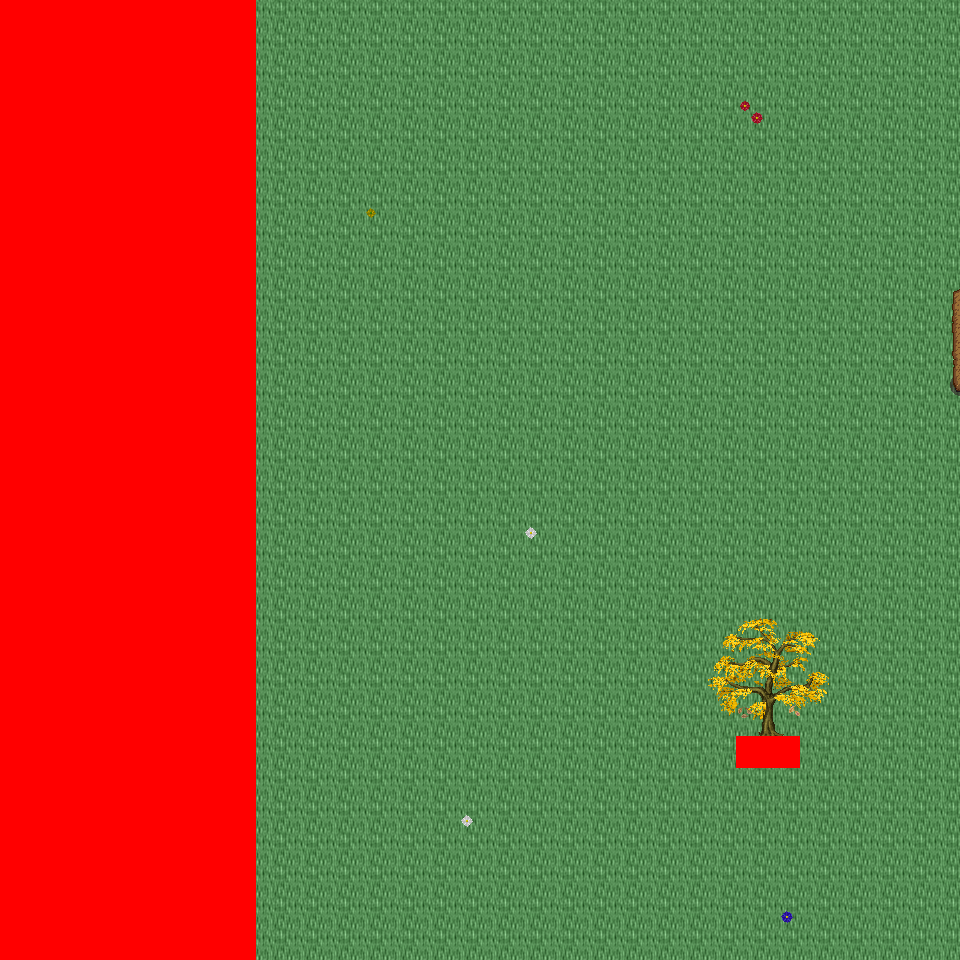

The image is a tile-based game level rendered from a .tmx file. Its description and source (layers, tilesets, objects; grid data summarised) follow:
An orthogonal 30x30 tile map with 32x32 px tiles, 6 tile layers (Ground, Object, Object2, Above, ...), 34 tilesets and 2 objects (2x mapExit).

<map version="1.0" orientation="orthogonal" renderorder="right-down" width="30" height="30" tilewidth="32" tileheight="32" nextobjectid="3">
  <tileset firstgid="1" name="tileset_logic_collision" tilewidth="32" tileheight="32" tilecount="1" columns="1">
    <image source="../drawable/tileset_logic_collision.png" width="32" height="32" />
  </tileset>
  <tileset firstgid="2" name="tileset_ground_ridge_earth_pale" tilewidth="32" tileheight="32" tilecount="96" columns="12">
    <image source="../drawable/tileset_ground_ridge_earth_pale.png" width="384" height="256" />
  </tileset>
  <tileset firstgid="98" name="tileset_ground_ridge_earth_dark" tilewidth="32" tileheight="32" tilecount="96" columns="12">
    <image source="../drawable/tileset_ground_ridge_earth_dark.png" width="384" height="256" />
  </tileset>
  <tileset firstgid="194" name="tileset_ground_ground" tilewidth="32" tileheight="32" tilecount="33" columns="3">
    <image source="../drawable/tileset_ground_ground.png" width="96" height="352" />
  </tileset>
  <tileset firstgid="227" name="tileset_building_castle" tilewidth="32" tileheight="32" tilecount="320" columns="20">
    <image source="../drawable/tileset_building_castle.png" width="640" height="512" />
  </tileset>
  <tileset firstgid="547" name="tileset_ground_grass_corners" tilewidth="32" tileheight="32" tilecount="24" columns="6">
    <image source="../drawable/tileset_ground_grass_corners.png" width="192" height="128" />
  </tileset>
  <tileset firstgid="571" name="tileset_ground_grass_edges" tilewidth="32" tileheight="32" tilecount="36" columns="12">
    <image source="../drawable/tileset_ground_grass_edges.png" width="384" height="96" />
  </tileset>
  <tileset firstgid="607" name="tileset_item_pot_barrels_1" tilewidth="32" tileheight="32" tilecount="8" columns="4">
    <image source="../drawable/tileset_item_pot_barrels_1.png" width="128" height="64" />
  </tileset>
  <tileset firstgid="615" name="tileset_item_weapon_cannon" tilewidth="32" tileheight="32" tilecount="12" columns="3">
    <image source="../drawable/tileset_item_weapon_cannon.png" width="96" height="128" />
  </tileset>
  <tileset firstgid="627" name="tileset_building_door_door" tilewidth="32" tileheight="32" tilecount="6" columns="3">
    <image source="../drawable/tileset_building_door_door.png" width="96" height="64" />
  </tileset>
  <tileset firstgid="633" name="tileset_building_door_closed" tilewidth="32" tileheight="32" tilecount="1" columns="1">
    <image source="../drawable/tileset_building_door_closed.png" width="32" height="32" />
  </tileset>
  <tileset firstgid="634" name="tileset_building_window_window_centered" tilewidth="32" tileheight="32" tilecount="1" columns="1">
    <image source="../drawable/tileset_building_window_window_centered.png" width="32" height="32" />
  </tileset>
  <tileset firstgid="635" name="tileset_building_decoration_chimney_big" tilewidth="32" tileheight="32" tilecount="2" columns="1">
    <image source="../drawable/tileset_building_decoration_chimney_big.png" width="32" height="64" />
  </tileset>
  <tileset firstgid="637" name="tileset_building_tan_building" tilewidth="32" tileheight="32" tilecount="24" columns="4">
    <image source="../drawable/tileset_building_tan_building.png" width="128" height="192" />
  </tileset>
  <tileset firstgid="661" name="tileset_building_museum" tilewidth="32" tileheight="32" tilecount="56" columns="7">
    <image source="../drawable/tileset_building_museum.png" width="224" height="256" />
  </tileset>
  <tileset firstgid="717" name="tileset_building_decoration_chimney" tilewidth="32" tileheight="32" tilecount="2" columns="1">
    <image source="../drawable/tileset_building_decoration_chimney.png" width="32" height="64" />
  </tileset>
  <tileset firstgid="719" name="tileset_plant_tree_fall_trees" tilewidth="32" tileheight="32" tilecount="40" columns="8">
    <image source="../drawable/tileset_plant_tree_fall_trees.png" width="256" height="160" />
  </tileset>
  <tileset firstgid="759" name="tileset_plant_leaves" tilewidth="32" tileheight="32" tilecount="8" columns="4">
    <image source="../drawable/tileset_plant_leaves.png" width="128" height="64" />
  </tileset>
  <tileset firstgid="767" name="tileset_plant_vine" tilewidth="32" tileheight="32" tilecount="3" columns="1">
    <image source="../drawable/tileset_plant_vine.png" width="32" height="96" />
  </tileset>
  <tileset firstgid="770" name="tileset_item_pot_pot_burgundy" tilewidth="32" tileheight="32" tilecount="1" columns="1">
    <image source="../drawable/tileset_item_pot_pot_burgundy.png" width="32" height="32" />
  </tileset>
  <tileset firstgid="771" name="tileset_building_stairs_stairs_grey" tilewidth="32" tileheight="32" tilecount="6" columns="3">
    <image source="../drawable/tileset_building_stairs_stairs_grey.png" width="96" height="64" />
  </tileset>
  <tileset firstgid="777" name="tileset_furniture_light_lamp_blue" tilewidth="32" tileheight="32" tilecount="3" columns="1">
    <image source="../drawable/tileset_furniture_light_lamp_blue.png" width="32" height="96" />
  </tileset>
  <tileset firstgid="780" name="tileset_light_dim_light_7x5" tilewidth="32" tileheight="32" tilecount="35" columns="7">
    <image source="../drawable/tileset_light_dim_light_7x5.png" width="224" height="160" />
  </tileset>
  <tileset firstgid="815" name="tileset_plant_flower_daisy_blue" tilewidth="32" tileheight="32" tilecount="8" columns="2">
    <image source="../drawable/tileset_plant_flower_daisy_blue.png" width="64" height="128" />
  </tileset>
  <tileset firstgid="823" name="tileset_plant_flower_daisy_red" tilewidth="32" tileheight="32" tilecount="8" columns="2">
    <image source="../drawable/tileset_plant_flower_daisy_red.png" width="64" height="128" />
  </tileset>
  <tileset firstgid="831" name="tileset_plant_flower_daisy_white" tilewidth="32" tileheight="32" tilecount="8" columns="2">
    <image source="../drawable/tileset_plant_flower_daisy_white.png" width="64" height="128" />
  </tileset>
  <tileset firstgid="839" name="tileset_plant_flower_daisy_yellow" tilewidth="32" tileheight="32" tilecount="8" columns="2">
    <image source="../drawable/tileset_plant_flower_daisy_yellow.png" width="64" height="128" />
  </tileset>
  <tileset firstgid="847" name="tileset_ground_ground_3" tilewidth="32" tileheight="32" tilecount="5" columns="5">
    <image source="../drawable/tileset_ground_ground_3.png" width="160" height="32" />
  </tileset>
  <tileset firstgid="852" name="tileset_building_cottage" tilewidth="32" tileheight="32" tilecount="256" columns="16">
    <image source="../drawable/tileset_building_cottage.png" width="512" height="512" />
  </tileset>
  <tileset firstgid="1108" name="tileset_building_roof_thatched_roof" tilewidth="32" tileheight="32" tilecount="256" columns="16">
    <image source="../drawable/tileset_building_roof_thatched_roof.png" width="512" height="512" />
  </tileset>
  <tileset firstgid="1364" name="tileset_building_door_doors" tilewidth="32" tileheight="32" tilecount="256" columns="16">
    <image source="../drawable/tileset_building_door_doors.png" width="512" height="512" />
  </tileset>
  <tileset firstgid="1620" name="tileset_building_window_windows" tilewidth="32" tileheight="32" tilecount="256" columns="16">
    <image source="../drawable/tileset_building_window_windows.png" width="512" height="512" />
  </tileset>
  <tileset firstgid="1876" name="tileset_logic_portal" tilewidth="32" tileheight="32" tilecount="24" columns="8">
    <image source="../drawable/tileset_logic_portal.png" width="256" height="96" />
  </tileset>
  <tileset firstgid="1900" name="tileset_building_decoration_banner" tilewidth="32" tileheight="32" tilecount="12" columns="1">
    <image source="../drawable/tileset_building_decoration_banner.png" width="32" height="384" />
  </tileset>
  <layer name="Ground" width="30" height="30">
    <data>[900 cells, 900 non-empty, 3 distinct tile ids]</data>
  </layer>
  <layer name="Object" width="30" height="30">
    <data>[900 cells, 70 non-empty, 11 distinct tile ids]</data>
  </layer>
  <layer name="Object2" width="30" height="30">
    <data>[900 cells, 4 non-empty, 4 distinct tile ids]</data>
  </layer>
  <layer name="Above" width="30" height="30">
    <data>[900 cells, 20 non-empty, 20 distinct tile ids]</data>
  </layer>
  <layer name="Above2" width="30" height="30">
    <data>[900 cells, 0 non-empty, 0 distinct tile ids]</data>
  </layer>
  <layer name="Walkable" width="30" height="30">
    <data>[900 cells, 242 non-empty, 1 distinct tile ids]</data>
  </layer>
  <objectgroup name="MapEvents">
    <object id="1" name="north" type="mapExit" x="256" y="0" width="704" height="32">
      <properties>
        <property name="map" value="level_0_x55_y59" />
        <property name="x" value="8" />
        <property name="y" value="28" />
      </properties>
    </object>
    <object id="2" name="south" type="mapExit" x="256" y="928" width="704" height="32">
      <properties>
        <property name="map" value="level_0_x55_y61" />
        <property name="x" value="8" />
        <property name="y" value="1" />
      </properties>
    </object>
  </objectgroup>
</map>
